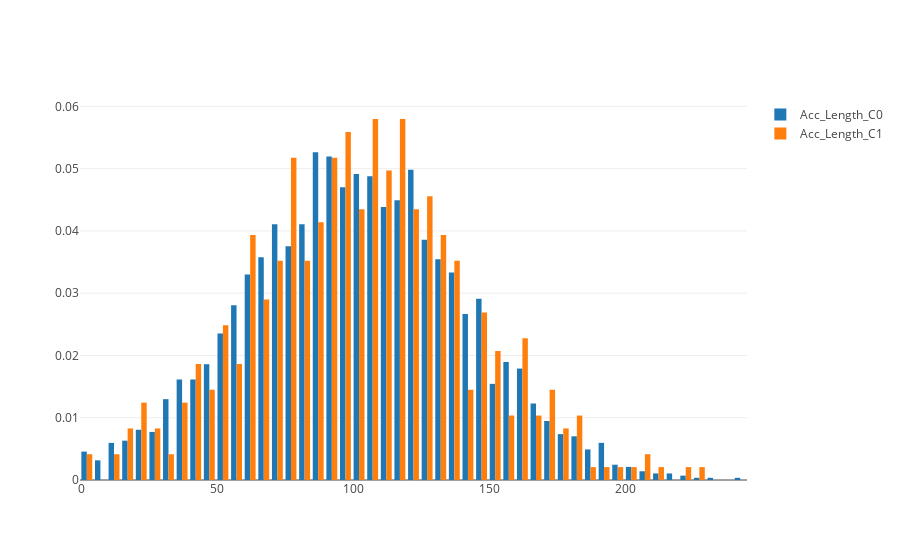

The notebook cell this image was saved under:
### Code cell
filtered_by_churn_0 = df5.filter(F.col('churn') == 0).select(F.col('Account_Length').alias('Acc_Length_C0'))
filtered_by_churn_1 = df5.filter(F.col('churn') == 1).select(F.col('Account_Length').alias('Acc_Length_C1') ) 
#filtered_by_churn_01 = filtered_by_churn_0.rdd.collect()
#filtered_by_churn_10 = filtered_by_churn_1.rdd.collect()

#df8 = sc.createDataFrame(filtered_by_churn_01)
data = Data([
        Histogram(x=filtered_by_churn_0.toPandas()['Acc_Length_C0'], name="Acc_Length_C0",histnorm='probability'),
        Histogram(x=filtered_by_churn_1.toPandas()['Acc_Length_C1'], name="Acc_Length_C1",histnorm='probability')
    ])

iplot(data, filename="ACC_Length")

### Figure 1 — Plotly figure (JSON) as saved in the notebook; plotly's stock layout.template omitted (floating-point values rounded to 4 significant figures; data arrays with more than 128 entries replaced by an {"elided": "..."} marker saying what was removed)
{"data": [{"histnorm": "probability", "name": "Acc_Length_C0", "type": "histogram", "x": {"elided": "2850 int values"}}, {"histnorm": "probability", "name": "Acc_Length_C1", "type": "histogram", "x": {"elided": "483 int values"}}], "layout": {}}
